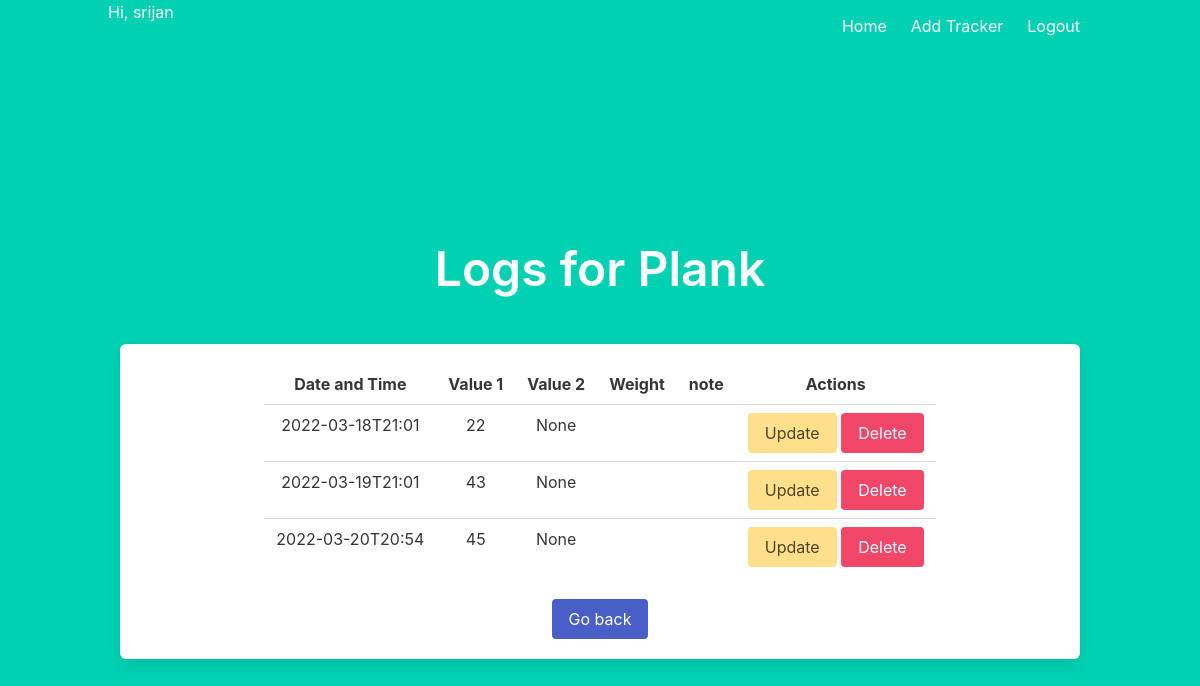
The app's page /view_log/11 (signed in) with its own data.
### main.py (models this page shows)
class tracker(db.Model):
    __tablename__ = 'tracker'
    id = db.Column(db.Integer, primary_key=True,
                   autoincrement=True, nullable=False)
    name = db.Column(db.String, nullable=False)
    option = db.Column(db.String, nullable=False)
    group = db.Column(db.String, nullable=False)
    description = db.Column(db.String)
    u_id = db.Column(db.String, db.ForeignKey(user.id), nullable=False)

class log(db.Model):
    __tablename__ = 'log'
    id = db.Column(db.Integer, primary_key=True,
                   autoincrement=True, nullable=False)
    t_id = db.Column(db.Integer, db.ForeignKey(tracker.id), nullable=False)
    timestamp = db.Column(db.String, nullable=False)
    value_1 = db.Column(db.Integer, nullable=False)
    value_2 = db.Column(db.Integer)
    weight = db.Column(db.Integer)
    note = db.Column(db.String)

### main.py (the view)
@app.route("/view_log/<int:tid>")
def view_log(tid):
    if 'user' not in session:
        return redirect(url_for('index'))
    if request.method == "GET":
        tname = tracker.query.filter_by(id=tid).first().name
        logs = db.session.execute(
            "select * from log where t_id = {tid} order by id desc".format(tid=tid))
        return render_template("view_log.html", logs=logs, tname=tname)

### templates/view_log.html
{% extends "layout.html" %} {% block body %}
<div class="section">
    <h1 class="title is-1">Logs for {{tname}}</h1>
  </div>
<div class="box">
    <table class="table" , style="margin-left: auto; margin-right: auto">
        <thread>
            <tr>
              <th>Date and Time</th>
              <th>Value 1</th>
              <th>Value 2</th>
              <th>Weight</th>
              <th>note</th>
              <th>Actions</th>
            </tr>
          </thread>
          {% for log in logs %}
          <tr>
              <td>{{log.timestamp}}</td>
              <td>{{log.value_1}}</td>
              <td>{{log.value_2}}</td>
              <td>{{log.weight}}</td>
              <td>{{log.note}}</td>
              <td><a class="button is-warning" href="/update_log/{{log.id}}"
                >Update</a
              >
              <a class="button is-danger" href="/delete_log/{{log.id}}"
                >Delete</a
              ></td>
          </tr>
          {% endfor %}
    </table><a href="/" class="button is-link">Go back</a>
</div>
{% endblock %}

### records on screen
tracker: name "Plank"
log: timestamp "2022-03-18T21:01", value_1 "22", value_2 "None"
log: timestamp "2022-03-19T21:01", value_1 "43", value_2 "None"
log: timestamp "2022-03-20T20:54", value_1 "45", value_2 "None"

### other values on screen
{{ session['user'] }} "srijan"
